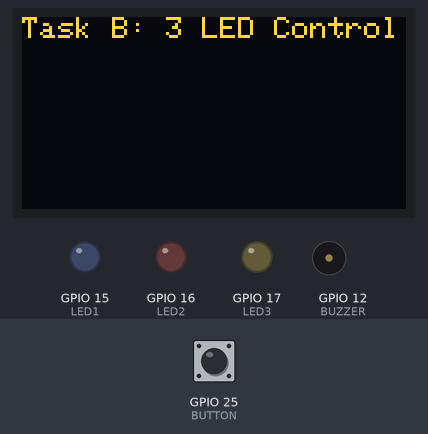
Recording of a program running on a simulated ESP32. Parts: 128×64 one-colour display, output pins drawn as LEDs (lit = HIGH), buzzer (waves = sounding). Inputs (shaded band) come from the test bench; at power-on: GPIO 25 (BUTTON) HIGH. The OLED is the two-colour kind (top 16 rows yellow).

Above: at 1.2 s.
1.3 s: GPIO 25 (BUTTON) pulled LOW for 0.15 s
At 2.1 s:
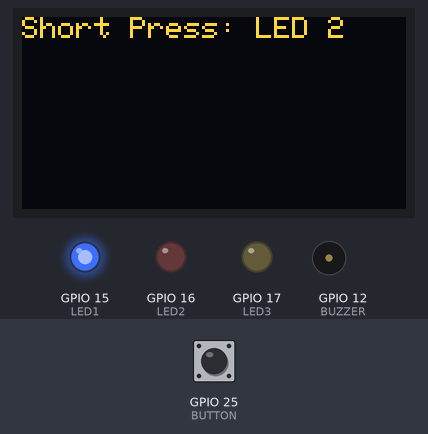
3.0 s: GPIO 25 (BUTTON) pulled LOW for 3.2 s
At 7.9 s:
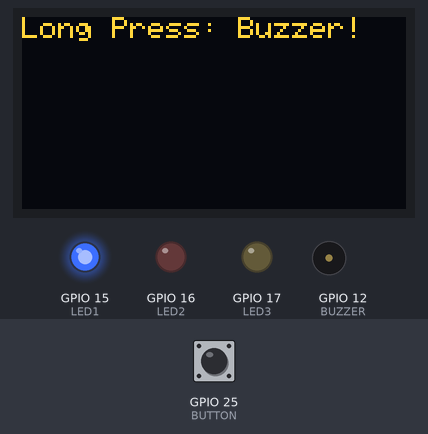
8.2 s: GPIO 25 (BUTTON) pulled LOW for 1 s
At 9.8 s:
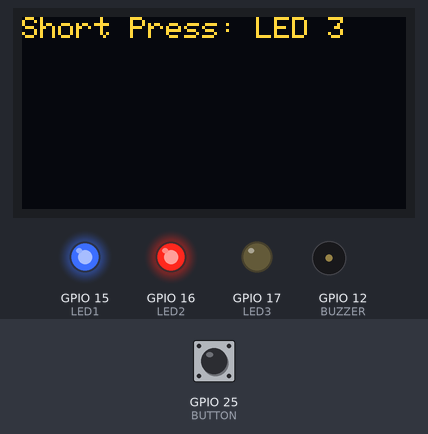
10.7 s: GPIO 25 (BUTTON) pulled LOW for 0.15 s
At 11.7 s:
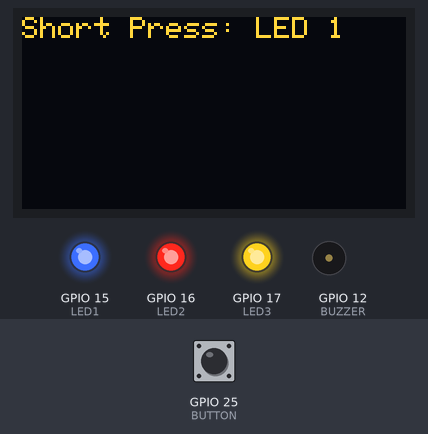
12.4 s: GPIO 25 (BUTTON) pulled LOW for 0.15 s
At 13.0 s:
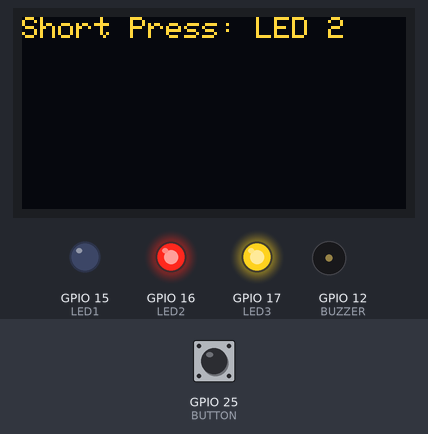
14.1 s: GPIO 25 (BUTTON) pulled LOW for 1 s
At 15.5 s:
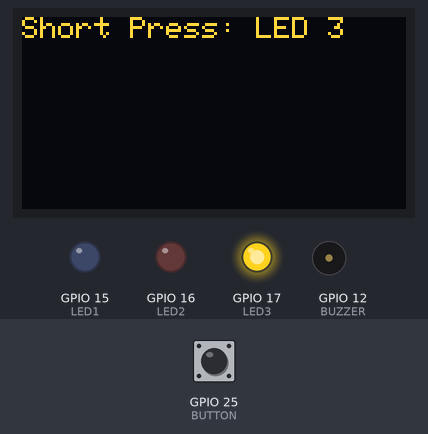
Timing chart, 0 to 17.1 s (numbered marks = the images above; inputs shaded):
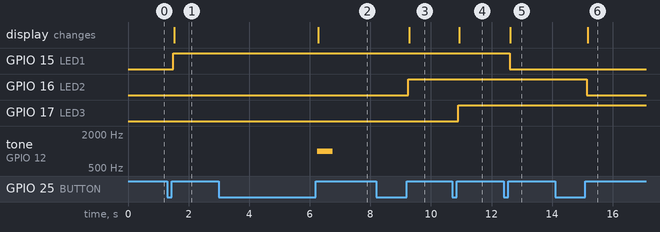

Measured:
- after the input at 1.3 s, GPIO 15 (LED1): LOW → HIGH after 0.20 s; the display: changes after 0.23 s (image 1)
- after the input at 3.0 s, tone on GPIO 12 (BUZZER): silent → 1000 Hz after 3.3 s, → silent 0.50 s later; the display: changes after 3.3 s (image 2)
- after the input at 8.2 s, GPIO 16 (LED2): LOW → HIGH after 1.1 s; the display: changes after 1.1 s (image 3)
- after the input at 10.7 s, GPIO 17 (LED3): LOW → HIGH after 0.20 s; the display: changes after 0.23 s (image 4)
- after the input at 12.4 s, GPIO 15 (LED1): HIGH → LOW after 0.20 s; the display: changes after 0.23 s (image 5)
- after the input at 14.1 s, GPIO 16 (LED2): HIGH → LOW after 1.1 s; the display: changes after 1.1 s (image 6)

The program:

main.cpp
```cpp
// Title: Short Press - Long Press Detection using OLED
// Name:Ahmad Bin Zia
// Roll no: 23-NTU-CS-1008

#include <Wire.h>
#include <Adafruit_GFX.h>
#include <Adafruit_SSD1306.h>

#define SCREEN_WIDTH 128
#define SCREEN_HEIGHT 64
Adafruit_SSD1306 display(SCREEN_WIDTH, SCREEN_HEIGHT, &Wire, -1);

// Pins Setup
#define LED1 15
#define LED2 16
#define LED3 17
#define BUTTON 25
#define BUZZER 12

unsigned long pressStartTime = 0;
bool buttonPressed = false;
int ledIndex = 0;
bool ledsState[3] = {false, false, false};

// Debounce variables
unsigned long lastButtonChange = 0;
const unsigned long debounceDelay = 50;

// Function declarations
void toggleNextLED();
void showMessage(String msg);

void setup() {
  pinMode(LED1, OUTPUT);
  pinMode(LED2, OUTPUT);
  pinMode(LED3, OUTPUT);
  pinMode(BUZZER, OUTPUT);
  pinMode(BUTTON, INPUT_PULLUP);

  Serial.begin(9600);

  // Initialize OLED
  if (!display.begin(SSD1306_SWITCHCAPVCC, 0x3C)) {
    Serial.println(F("SSD1306 allocation failed"));
    while (1);
  }

  display.clearDisplay();
  display.setTextSize(1);
  display.setTextColor(SSD1306_WHITE);
  display.setCursor(0, 0);
  display.println("Task B: 3 LED Control");
  display.display();
}

void loop() {
  bool currentState = (digitalRead(BUTTON) == LOW);
  unsigned long currentMillis = millis();

  // Debounce: only react if state is stable for debounceDelay ms
  static bool lastState = HIGH;

  if (currentState != lastState) {
    lastButtonChange = currentMillis;  // reset timer on change
  }

  if ((currentMillis - lastButtonChange) > debounceDelay) {
    // Stable state detected
    if (currentState && !buttonPressed) {
      pressStartTime = currentMillis;
      buttonPressed = true;
    }

    if (!currentState && buttonPressed) {
      unsigned long pressDuration = currentMillis - pressStartTime;
      buttonPressed = false;

      if (pressDuration < 1500) {
        // Short press → toggle next LED
        toggleNextLED();
        showMessage("Short Press: LED " + String(ledIndex + 1));
      } else {
        // Long press → buzzer tone
        tone(BUZZER, 1000, 500);
        showMessage("Long Press: Buzzer!");
      }
    }
  }

  lastState = currentState;
}

void toggleNextLED() {
  ledsState[ledIndex] = !ledsState[ledIndex];
  digitalWrite(LED1, ledsState[0]);
  digitalWrite(LED2, ledsState[1]);
  digitalWrite(LED3, ledsState[2]);

  ledIndex++;
  if (ledIndex > 2) ledIndex = 0;
}

void showMessage(String msg) {
  display.clearDisplay();
  display.setCursor(0, 0);
  display.println(msg);
  display.display();
}
```
